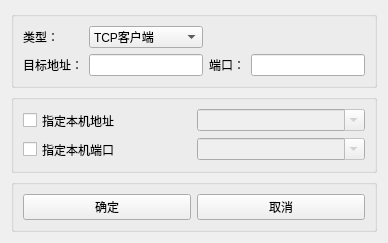
<?xml version="1.0" encoding="UTF-8"?>
<ui version="4.0">
 <class>CreateConnect</class>
 <widget class="QWidget" name="CreateConnect">
  <property name="geometry">
   <rect>
    <x>0</x>
    <y>0</y>
    <width>388</width>
    <height>243</height>
   </rect>
  </property>
  <property name="minimumSize">
   <size>
    <width>388</width>
    <height>243</height>
   </size>
  </property>
  <property name="windowTitle">
   <string>创建连接</string>
  </property>
  <property name="windowIcon">
   <iconset resource="../res.qrc">
    <normaloff>:/new/prefix1/icon/connect.png</normaloff>:/new/prefix1/icon/connect.png</iconset>
  </property>
  <layout class="QGridLayout" name="gridLayout_9">
   <item row="0" column="0">
    <layout class="QGridLayout" name="gridLayout_6">
     <item row="0" column="0">
      <widget class="QGroupBox" name="groupBox">
       <property name="title">
        <string/>
       </property>
       <layout class="QGridLayout" name="gridLayout_7">
        <item row="0" column="0">
         <layout class="QGridLayout" name="gridLayout">
          <item row="0" column="0">
           <widget class="QLabel" name="label">
            <property name="text">
             <string>类型：</string>
            </property>
           </widget>
          </item>
          <item row="0" column="1">
           <widget class="QComboBox" name="comboBox_2">
            <item>
             <property name="text">
              <string>TCP客户端</string>
             </property>
            </item>
            <item>
             <property name="text">
              <string>UDP单播</string>
             </property>
            </item>
            <item>
             <property name="text">
              <string>UDP广播</string>
             </property>
            </item>
            <item>
             <property name="text">
              <string>UDP组播</string>
             </property>
            </item>
           </widget>
          </item>
          <item row="1" column="0">
           <widget class="QLabel" name="label_3">
            <property name="text">
             <string>目标地址：</string>
            </property>
           </widget>
          </item>
          <item row="1" column="1">
           <widget class="QLineEdit" name="lineEdit_4">
            <property name="text">
             <string/>
            </property>
            <property name="placeholderText">
             <string/>
            </property>
           </widget>
          </item>
          <item row="1" column="2">
           <widget class="QLabel" name="label_2">
            <property name="text">
             <string>端口：</string>
            </property>
           </widget>
          </item>
          <item row="1" column="3">
           <widget class="QLineEdit" name="lineEdit_3">
            <property name="text">
             <string/>
            </property>
            <property name="placeholderText">
             <string/>
            </property>
           </widget>
          </item>
         </layout>
        </item>
       </layout>
      </widget>
     </item>
     <item row="1" column="0">
      <widget class="QGroupBox" name="groupBox_2">
       <property name="title">
        <string/>
       </property>
       <layout class="QGridLayout" name="gridLayout_8">
        <item row="0" column="0">
         <layout class="QGridLayout" name="gridLayout_3">
          <item row="0" column="0">
           <widget class="QCheckBox" name="checkBox">
            <property name="text">
             <string>指定本机地址</string>
            </property>
           </widget>
          </item>
          <item row="0" column="1">
           <widget class="QComboBox" name="comboBox">
            <property name="enabled">
             <bool>false</bool>
            </property>
            <property name="editable">
             <bool>true</bool>
            </property>
           </widget>
          </item>
          <item row="1" column="0">
           <widget class="QCheckBox" name="checkBox_2">
            <property name="text">
             <string>指定本机端口</string>
            </property>
           </widget>
          </item>
          <item row="1" column="1">
           <widget class="QComboBox" name="comboBox_3">
            <property name="enabled">
             <bool>false</bool>
            </property>
            <property name="editable">
             <bool>true</bool>
            </property>
           </widget>
          </item>
         </layout>
        </item>
       </layout>
      </widget>
     </item>
     <item row="2" column="0">
      <widget class="QGroupBox" name="groupBox_3">
       <property name="title">
        <string/>
       </property>
       <layout class="QGridLayout" name="gridLayout_4">
        <item row="0" column="0">
         <layout class="QGridLayout" name="gridLayout_5">
          <item row="0" column="0">
           <widget class="QPushButton" name="pushButton">
            <property name="text">
             <string>确定</string>
            </property>
           </widget>
          </item>
          <item row="0" column="1">
           <widget class="QPushButton" name="pushButton_2">
            <property name="text">
             <string>取消</string>
            </property>
           </widget>
          </item>
         </layout>
        </item>
       </layout>
      </widget>
     </item>
    </layout>
   </item>
  </layout>
 </widget>
 <resources>
  <include location="../res.qrc"/>
 </resources>
 <connections/>
</ui>
